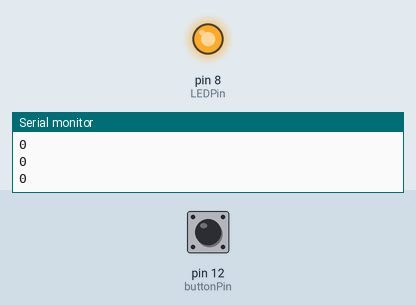
Simulated run of this sketch. Board: Arduino Uno, built with avr-gcc and run on an emulated ATmega328P. Parts: output pins drawn as LEDs (lit = HIGH), the last lines printed to the serial monitor. Inputs (shaded band) come from the test bench; at power-on: pin 12 (buttonPin) LOW.

Above: at 1.2 s.
1.3 s: pin 12 (buttonPin) pulled HIGH for 0.15 s
At 1.42 s:
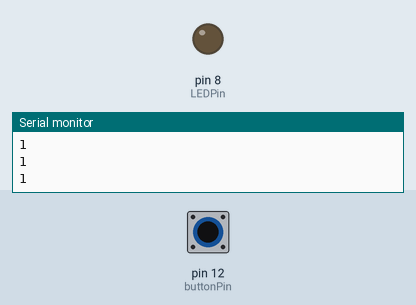
3.0 s: pin 12 (buttonPin) pulled HIGH for 3.2 s
At 6.6 s:
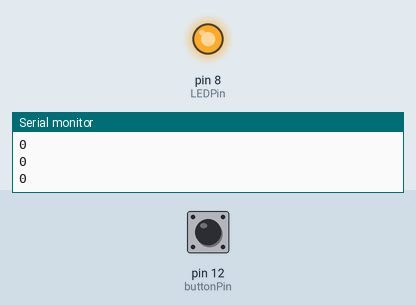
Timing chart, 0 to 8.1 s (numbered marks = the images above; inputs shaded):
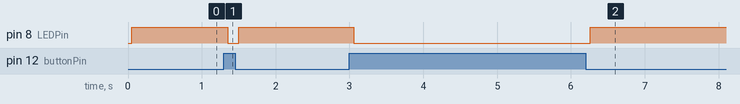

The sketch:

Pushbutton.ino
```cpp
int LEDPin=8;
int buttonPin=12;
int buttonRead;
int dT=50;

void setup() {
  // put your setup code here, to run once:
  Serial.begin(9600);
  pinMode(LEDPin, OUTPUT);
  pinMode(buttonPin, INPUT);
}

void loop() {
  // put your main code here, to run repeatedly:
  buttonRead=digitalRead(buttonPin);
  Serial.println(buttonRead);
  delay(dT);
  if (buttonRead==1){
    digitalWrite(LEDPin,LOW);
  }
  if (buttonRead==0){
    digitalWrite(LEDPin,HIGH);
  }
}
```

Measured:
- after the input at 1.3 s, pin 8 (LEDPin): HIGH → LOW after 0.05 s, → HIGH 0.15 s later
- after the input at 3.0 s, pin 8 (LEDPin): HIGH → LOW after 0.06 s, → HIGH 3.2 s later
